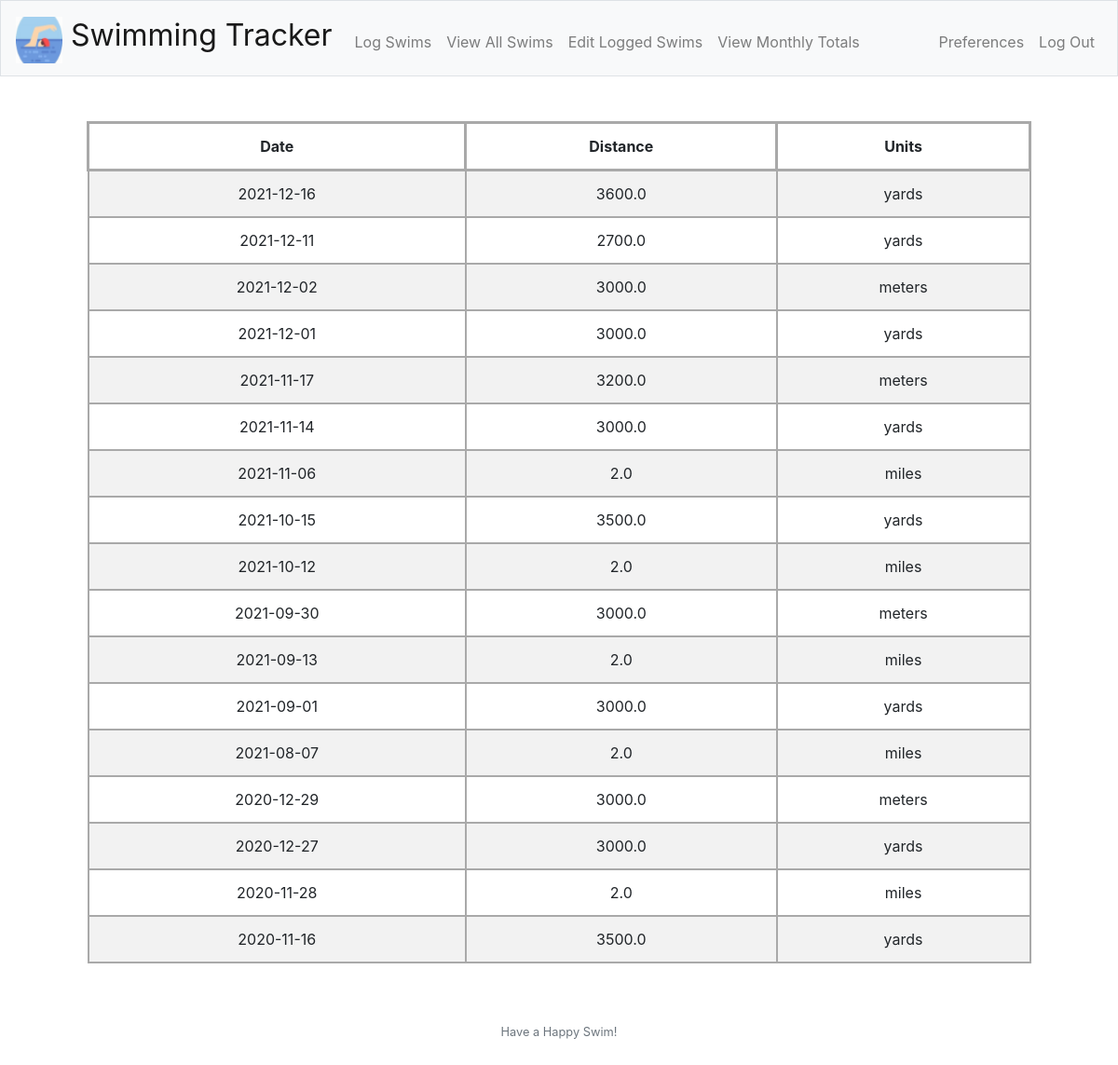
The page /viewResults (signed in) on the database its author committed.
### tables this page shows
CREATE TABLE 'swims' ('swimid' integer PRIMARY KEY AUTOINCREMENT NOT NULL, 'userid' integer NOT NULL, 'date' date NOT NULL DEFAULT CURRENT_DATE, 'meters' real DEFAULT 0,'miles' real DEFAULT 0, 'yards' real DEFAULT 0, 'enteredunits' text);

### application.py (the view)
@app.route("/viewResults", methods=["GET"])
@login_required
def viewResults():
    swims = db.execute("SELECT * FROM swims WHERE userid=? ORDER BY date DESC", session["user_id"])
    return render_template("viewResults.html", swims=swims)

### application.py (called while the page is built)
@app.after_request
def after_request(response):
    response.headers["Cache-Control"] = "no-cache, no-store, must-revalidate"
    response.headers["Expires"] = 0
    response.headers["Pragma"] = "no-cache"
    return response

### helpers.py (called while the page is built)
def login_required(f):
    @wraps(f)
    def decorated_function(*args, **kwargs):
        if session.get("user_id") is None:
            return redirect("/login")
        return f(*args, **kwargs)
    return decorated_function

### templates/viewResults.html (shortened to what this page needs)
{% extends "layout.html" %}
{% block main %}
    <div class='container'>
        <table class='table table-striped table-bordered border-3 table-hover'>
            <thead>
                <tr>
                    <th>Date</th>
                    <th>Distance</th>
                    <th>Units</th>
                </tr>
            </thead>
            <tbody>
                {% for swim in swims %}
                    <tr>
                        <td>{{ swim.date }}</td>
                        {% if swim.enteredunits == 'yards' %}
                            <td>{{ swim.yards }}</td>
                        {% elif swim.enteredunits == 'meters' %}
                            <td>{{ swim.meters }}</td>
                        {% elif swim.enteredunits == 'miles'  %}
                            <td>{{ swim.miles }}</td>
                        {% endif %}
                        <td>{{ swim.enteredunits }}</td>
                    </tr>
                {% endfor %}
            </tbody>
        </table>
    </div>
{% endblock %}

### templates/layout.html (shortened to what this page needs)
<!DOCTYPE html>
<html lang="en">
    <head>
        <link rel="stylesheet" href="https://cdn.jsdelivr.net/npm/bootstrap@4.5.3/dist/css/bootstrap.min.css">
        <link href="/static/styles.css" rel="stylesheet">
    </head>
    <body>
        <nav class="navbar navbar-expand-md navbar-light bg-light border">
            <a class="navbar-brand" href="/">
                <img src="/static/favicon.ico" alt="" width="50" height="50" class="d-inline-block align-text-top">
                Swimming Tracker
            </a>
            <div class="collapse navbar-collapse" id="navbar">
                {% if session.user_id %}
                    <ul class="navbar-nav mr-auto mt-2">
                        <li class="nav-item"><a class="nav-link" href="/logSwims">Log Swims</a></li>
                        <li class="nav-item"><a class="nav-link" href="/viewResults">View All Swims</a></li>
                        <li class="nav-item"><a class="nav-link" href="/editResults">Edit Logged Swims</a></li>
                        <li class="nav-item"><a class="nav-link" href="/monthlyResults">View Monthly Totals</a></li>
                    </ul>
                    <ul class="navbar-nav ml-auto mt-2">
                        <li class="nav-item"><a class="nav-link" href="/preferences">Preferences</a></li>
                        <li class="nav-item"><a class="nav-link" href="/logout">Log Out</a></li>
                    </ul>
                {% else %}
                    <ul class="navbar-nav ml-auto mt-2">
                        <li class="nav-item"><a class="nav-link" href="/register">Register</a></li>
                        <li class="nav-item"><a class="nav-link" href="/login">Log In</a></li>
                    </ul>
                {% endif %}
            </div>
        </nav>
        <main class="container p-5">
            {% block main %}{% endblock %}
        </main>
        <footer class="small text-center text-muted">
            Have a Happy Swim!
        </footer>
    </body>
</html>

### static/styles.css (style rules this page uses)
nav .navbar-brand { font-size: xx-large; }
main { overflow-x: auto; text-align: center; min-height: calc(100vh - 50px - 50px); }
table, td { border-width:2px !important; border-color:DarkGray !important; }
th { border-width: 3px !important; border-color: DarkGray !important; }
footer { text-align: center; margin: auto; height: 50px; }

### rows shown on the page
swims: date "2021-12-16", yards "3600.0", enteredunits "yards"
swims: date "2021-12-11", yards "2700.0", enteredunits "yards"
swims: date "2021-12-02", meters "3000.0", enteredunits "meters"
swims: date "2021-12-01", yards "3000.0", enteredunits "yards"
swims: date "2021-11-17", meters "3200.0", enteredunits "meters"
swims: date "2021-11-14", yards "3000.0", enteredunits "yards"
swims: date "2021-11-06", miles "2.0", enteredunits "miles"
swims: date "2021-10-15", yards "3500.0", enteredunits "yards"
swims: date "2021-10-12", miles "2.0", enteredunits "miles"
swims: date "2021-09-30", meters "3000.0", enteredunits "meters"
swims: date "2021-09-13", miles "2.0", enteredunits "miles"
swims: date "2021-09-01", yards "3000.0", enteredunits "yards"
swims: date "2021-08-07", miles "2.0", enteredunits "miles"
swims: date "2020-12-29", meters "3000.0", enteredunits "meters"
swims: date "2020-12-27", yards "3000.0", enteredunits "yards"
swims: date "2020-11-28", miles "2.0", enteredunits "miles"
swims: date "2020-11-16", yards "3500.0", enteredunits "yards"
